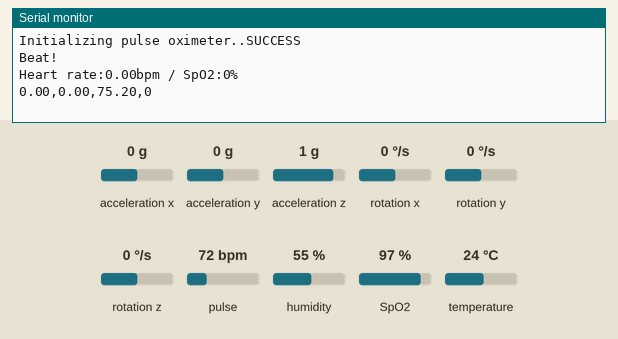
Simulated run of this sketch. Board: Arduino Uno, built with avr-gcc and run on an emulated ATmega328P. Shown: the last lines printed to the serial monitor. Inputs (shaded band) come from the test bench; at power-on: acceleration x 0 g, temperature 24 °C, pulse 72 bpm, SpO2 97 %, acceleration y 0 g, acceleration z 1 g, rotation x 0 °/s, rotation y 0 °/s, rotation z 0 °/s, humidity 55 %.

Above: at 1.2 s.
1.3 s: acceleration x set to -1.4 g
At 2.7 s:
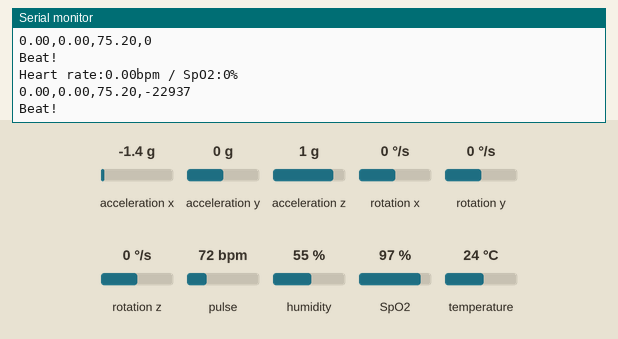
2.8 s: temperature set to 12 °C
At 4.0 s:
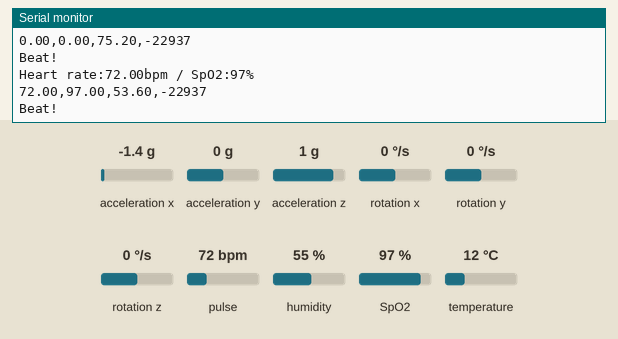
4.3 s: pulse set to 42 bpm
At 5.7 s:
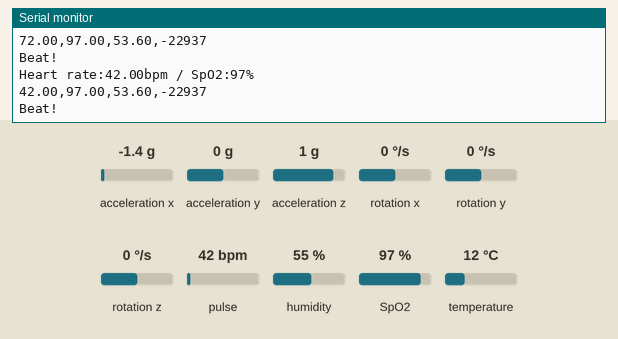
5.8 s: SpO2 set to 80 %
At 6.9 s:
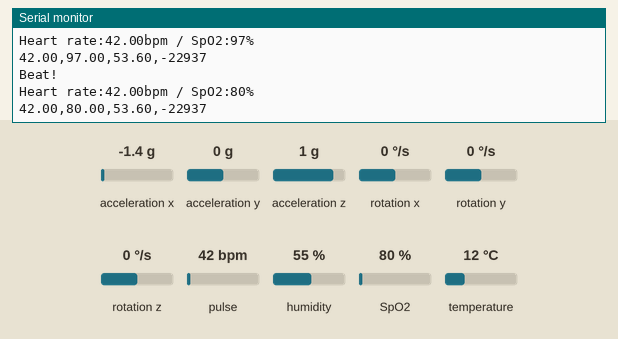
7.3 s: temperature set to 19 °C
At 9.2 s:
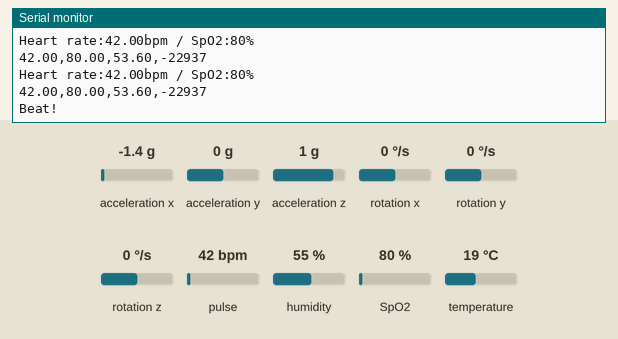
Timing chart, 0 to 9.8 s (numbered marks = the images above; inputs shaded):
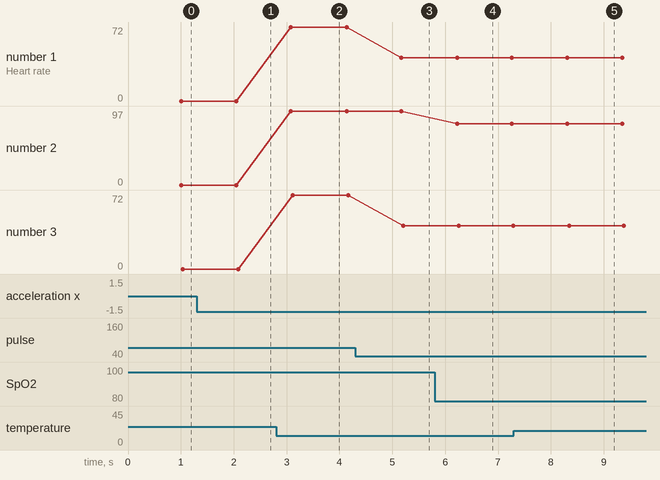

The sketch:

Hospital_Lifi_tx.ino
```cpp
#include<SoftwareSerial.h>
#include <Wire.h>
#include "MAX30100_PulseOximeter.h"
#include "DHT.h"

#include "I2Cdev.h"
#include "MPU6050.h"

MPU6050 mpu;

#define DHTPIN 7
#define DHTTYPE DHT11
#define REPORTING_PERIOD_MS     1000
PulseOximeter pox;

uint32_t tsLastReport = 0;
String data;
float Hr,SpO2,t;

int16_t ax, ay, az;
int16_t gx, gy, gz;
SoftwareSerial mySerial(2,3);
DHT dht(DHTPIN, DHTTYPE);
void onBeatDetected()
{
    Serial.println("Beat!");
}

void setup()
{
    Serial.begin(9600);
    mySerial.begin(9600);
    dht.begin();
    Wire.begin();
    mpu.initialize();
    Serial.print("Initializing pulse oximeter..");
    if (!pox.begin()) {
        Serial.println("FAILED");
        for(;;);
    } else {
        Serial.println("SUCCESS");
    }

  pox.setOnBeatDetectedCallback(onBeatDetected);
  mpu.setXAccelOffset(0); //Set your accelerometer offset for axis X
  mpu.setYAccelOffset(0); //Set your accelerometer offset for axis Y
  mpu.setZAccelOffset(0); //Set your accelerometer offset for axis Z
  mpu.setXGyroOffset(0);  //Set your gyro offset for axis X
  mpu.setYGyroOffset(0);  //Set your gyro offset for axis Y
  mpu.setZGyroOffset(0);

}

void loop()
{

    pox.update();
     mpu.getMotion6(&ax, &ay, &az, &gx, &gy, &gz);
    if (millis() - tsLastReport > REPORTING_PERIOD_MS) {
        Serial.print("Heart rate:");
        Serial.print(pox.getHeartRate());
        Serial.print("bpm / SpO2:");
        Serial.print(pox.getSpO2());
        t = dht.readTemperature(true);
        Hr=pox.getHeartRate();
        SpO2=pox.getSpO2();
        Serial.println("%");
        data=String(Hr)+","+String(SpO2)+","+String(t)+","+String(ax);
        Serial.println(data);
        mySerial.println(data);
        tsLastReport = millis();

  }
}
```

Measured:
- after the input at 1.3 s, the serial monitor: prints a new line after 0.78 s (image 1)
- after the input at 2.8 s, the serial monitor: prints a new line after 0.31 s (image 2)
- after the input at 4.3 s, the serial monitor: prints a new line after 0.87 s (image 3)
- after the input at 5.8 s, the serial monitor: prints a new line after 0.43 s (image 4)
- plotted number 1: 72 → 42 after the input at 4.3 s
- plotted number 2: 97 → 80 after the input at 5.8 s
- plotted number 3: 72 → 42 after the input at 4.3 s
